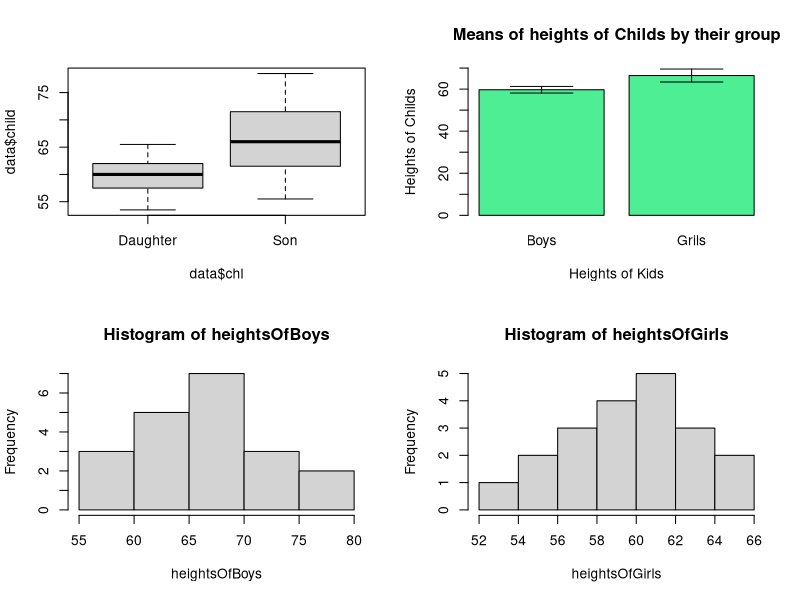

Source code (R):
# Let us remove all variables from the memory to have nothing in memory 
rm(list=ls())

# Pearson and Lee's data on the heights of parents and children classified by gender
# 

# set the working directory to the folder that you have stored the data files. 
# This is only on my laptop, for your latop it is the folder that you stored the files. 
# On windows machines, you need to replace the \ backslash with a slash. 

# setwd("/home/kia/Dropbox/Teaching/BU-Teaching/2018-Spring/BU-CS555-Data-Analytics-Class-Spring-2018/R-Examples/")


# Load up your dataset 
data <- read.csv("datasets/PearsonLee.csv")

# print(data)

# print out the column names so that you can view and check what is inside the dataframe
colnames(data)

# If that was too much printing, you can print out the first 4 lines of your dataset and not all of that. 
# print first 4 rows of mydata
head(data, n=4)


# The data is selected first based on the column name height and then based on the column name toyota. 
heightsOfBoys <- data$child[data$chl=="Son"]
heightsOfGirls <- data$child[data$chl=="Daughter"]

# Note that this is a filtering functionality, we first filter the child column that includes the heights of kids and then we divid that column in two groups of Son and Daughter based on the valriable name chl. 

# We can also extract the heights of fathers and mothers from the data frame. 
heightsOfFathers <- data$parent[data$par=="Father"]
heightsOfMothers <- data$parent[data$par=="Mother"]


# check the lenght of each variables that you have created 
# this should return 20 
length(heightsOfBoys)

# This should return 20
length(heightsOfGirls)


# We can use the aggregate function to generate the summary for each different group, girls and boys 
aggregate(data$child, by =list(data$chl), FUN=summary)

aggregate(data$parent, by =list(data$par), FUN=summary)


# read more aboute the aggregate by using the ?aggregate command 
# aggregate splits the data into subsets, computes summary statistics for each, and returns the result in a convenient form.

# aggregate function can be used to generate the standard deviation for each subset 
aggregate(data$child, by =list(data$chl), FUN=sd)


# Now, let us make a set of plots to present some of the important summary of our autot dataset. 
# we want to make 4 plots side by side in 2 rows and 2 columns 
par(mfrow=c(2,2))

# Now we can make boxplot to see the heitghts. 
# we use the "~" to seperate the height of each child groups in to subsets based on their genders
boxplot(data$child~data$chl)

# By using the attach command, we can attach the whole dataframe and access the columns as variable names, like height and make 
attach(data)

# print out the earning
child

# print out ageGroup
parent

# We can use the tapply function to calculate the means of each group 
# Here we want to calculate the mean, but subset it based on their group  
means <- tapply(child, chl, mean)  

# Now, we find out the lower bound of the heights for each group
# Please note that we use here a function that we defined and inside that function we use the t.test the t test to 
lower <- tapply(child, chl, function(v) t.test(v)$conf.int[1])

# To understand how I get the lower bound of my data from t.test function, you can take a look on the return values that t test function returns. 

# then we run t.test and print out the results
# Read the results of this test and try to understand the details 
results<-t.test(heightsOfBoys)

# The result of the t-test is something like the following. 
#Result os
# One Sample t-test
#
# data:  heightsOfBoys
# t = 40.129, df = 18, p-value < 2.2e-16
# alternative hypothesis: true mean is not equal to 0
# 95 percent confidence interval:
#  63.21792 70.20313
# sample estimates:
#  mean of x 
# 66.71053 

# And the following command returns the confidence intervals 
# It simply includes a lower bound and upper bound interval of my data 
t.test(heightsOfBoys)$conf.int

# By using the following lowe bound, the first index of conf.int variable is the lower bound and second is the higher bound
t.test(heightsOfBoys)$conf.int[1]

# this is the higher bound 
t.test(heightsOfBoys)$conf.int[2]

# We want to use this function to present the lowerbound and upperbound of the heights of our data to add that to our bar plot and have a nice bar plot.  
# For this purpose we combine it with tapply command 
lower <- tapply(child, chl, function(v) t.test(v)$conf.int[1])
upper <- tapply(child, chl, function(v) t.test(v)$conf.int[2])

# install the package gplots 
# if you have done this one time before you do not need it again. 
# install.packages("gplots")

# the we need to load the library 
library("gplots")

# This is a nice plot that shows also the upper and lower bound of mean in addition to the bar plot. 
# click on the zoom to see the graph better. 
barplot2(means, plot.ci = TRUE, ci.l = lower, ci.u =upper, names.arg = c("Boys", "Grils") 
         , xlab="Heights of Kids",
         main= "Means of heights of Childs by their group", ylab="Heights of Childs", col= "seagreen2", ylim = c(0, 70) ) 

hist(heightsOfBoys)
hist(heightsOfGirls)
